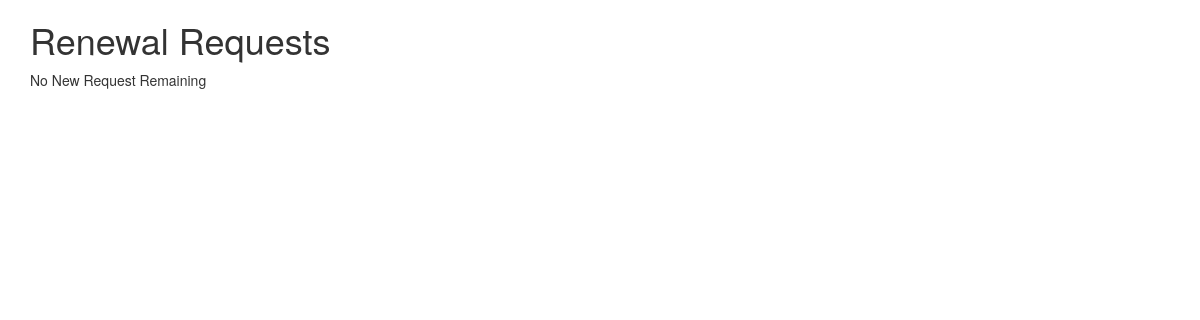
The page /admin/newrequest.php on the database as committed earlier.
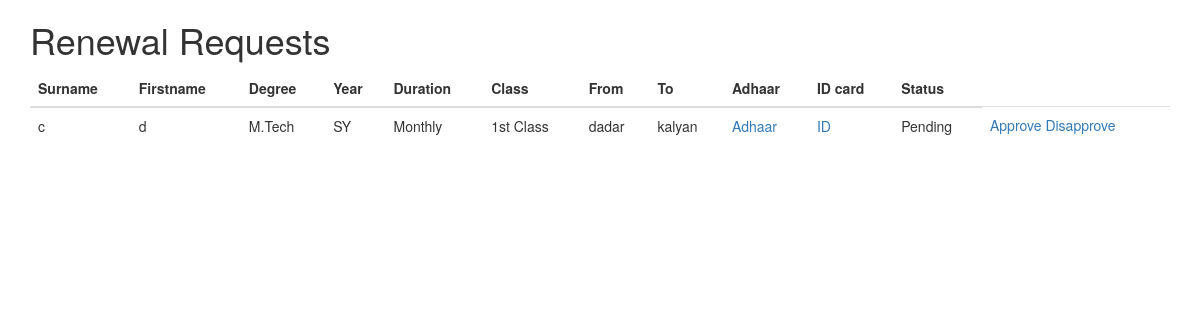
The same page on the database as committed later.
### tables this page shows
CREATE TABLE `requestnew` (
  `pid` int(11) NOT NULL,
  `surname` varchar(50) NOT NULL,
  `fname` varchar(50) NOT NULL,
  `dob` date NOT NULL,
  `degree` varchar(50) NOT NULL,
  `years` text NOT NULL,
  `duration` varchar(50) NOT NULL,
  `class` varchar(50) NOT NULL,
  `sfrom` varchar(100) NOT NULL,
  `sto` varchar(100) NOT NULL,
  `adhar` varchar(200) NOT NULL,
  `id` varchar(200) NOT NULL,
  `stat` varchar(100) NOT NULL,
  `expire` text NOT NULL
);

### admin/newrequest.php (the view, shortened to what this page needs)
<!DOCTYPE html>
<html lang="en">
<head>
    <link rel="stylesheet" href="https://maxcdn.bootstrapcdn.com/bootstrap/3.3.7/css/bootstrap.min.css">
</head>
<body>
<?php
$conn = mysqli_connect("localhost","root","","studentconcession");
$result = mysqli_query($conn, "SELECT * FROM requestnew");
?>
<div class = "content">
            <div class = "container">
            <h1> Renewal Requests</h1>
             <?php
if (mysqli_num_rows($result) > 0) {
?>
                <table class="table table-hover" >
                    <thead>
                        <tr>
                            <th>Surname</th>
                            <th>Firstname</th>
                            <th>Degree</th>
                            <th>Year</th>
                            <th>Duration</th>
                            <th>Class</th>
                            <th>From</th>
                            <th>To</th>
                            <th>Adhaar</th>
                            <th>ID card</th>
                            <th>Status</th>
                        </tr>
                    </thead>
                    <tbody>
                    <?php
                    while($row = mysqli_fetch_array($result)) {
                        if($row['stat']=='Pending'){
                            echo '<tr>';
                            echo '<td>' . $row['surname'] . '</td>';
                            echo '<td>' . $row['fname'] . '</td>';
                            echo '<td>' . $row['degree'] . '</td>';
                            echo '<td>' . $row['years'] . '</td>';
                            echo '<td>' . $row['duration'] . '</td>';
                            echo '<td>' . $row['class'] . '</td>';
                            echo '<td>' . $row['sfrom'] . '</td>';
                            echo '<td>' . $row['sto'] . '</td>';
                            echo '<td><a href="http://localhost/php_workspace/Railway_concession_portal/' . $row['adhar'] . '">Adhaar</a></td>';
                            echo '<td><a href="http://localhost/php_workspace/Railway_concession_portal/' . $row['id'] . '">ID</a></td>';
                            echo '<td>' . $row['stat'] . '</td>';
                            echo '<td>
                                    <a href="newrequest.php?approve=' . $row['pid'] . '" data-color="#265ed7">Approve</a>
                                    <a href="newrequest.php?reject=' . $row['pid'] . '" data-color="#e95959">Disapprove</a>
                                </td>';
                            echo '</tr>';
                        }
                    }
                    ?>
                    </tbody>
                </table>
                    <?php
                }
                    else{
                    echo 'No New Request Remaining';
                    }?>
            </div>
        </div>
    </body>
</html>

Rows that differ between the two databases and show on the page:
added requestnew: surname "c", fname "d", degree "M.Tech", years "SY", duration "Monthly", class "1st Class", sfrom "dadar", sto "kalyan", stat "Pending"
Other text that changed with them:
text no longer shown: "No New Request Remaining"
text now shown: "Surname Firstname Degree Year Duration Class From To Adhaar ID card Status"
